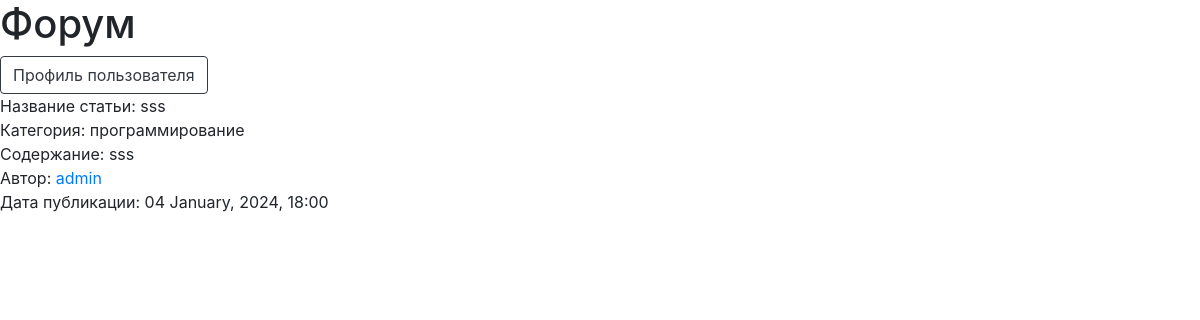
Before: / with the older database file.
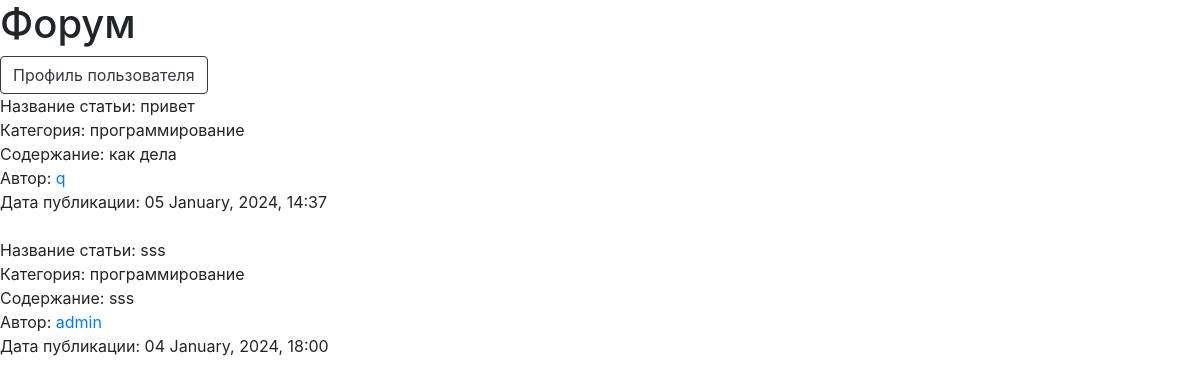
After: the same page with the newer database file.
### models.py (models this page shows)
class Base(DeclarativeBase):
    id: Mapped[int_pk]
    created_at: Mapped[datetime] = Column(DateTime, default=utcnow)

class Article(Base):
    __tablename__ = 'articles'
    name_of_article: Mapped[str]
    category: Mapped[str]
    text_of_article: Mapped[str]
    user_id: Mapped[int] = mapped_column(ForeignKey('users.id'))
    user: Mapped['User'] = relationship(back_populates='articles')
    images: Mapped[list['Image']] = relationship(
        back_populates='article',
        cascade='all'
    )

class User(Base, UserMixin):
    __tablename__ = 'users'
    username: Mapped[str]
    bio: Mapped[Optional[str]] = Column(String)
    github: Mapped[Optional[str]] = Column(String)
    telegram: Mapped[Optional[str]] = Column(String)
    avatar: Mapped[Optional[str]] = Column(String)
    email: Mapped[str]
    password: Mapped[str]
    articles: Mapped[list['Article']] = relationship(
        back_populates='user',
        cascade='all'
    )

### app.py (the view)
@app.route('/', methods=['GET'])
def main_page():
    session = SessionFactory()
    articles = upload_articles_and_categories(session)
    return render_template('forum/main_page.html', articles=articles)

### views/main_page/main_page_view.py (called while the page is built)
def upload_articles_and_categories(session):
    articles = session.query(Article).order_by(desc(Article.created_at)).all()
    return articles

### templates/forum/main_page.html (shortened to what this page needs)
<!DOCTYPE html>
<html lang="en">
<head>
    <link rel="stylesheet" href="https://stackpath.bootstrapcdn.com/bootstrap/4.3.1/css/bootstrap.min.css">
</head>
<body>
<h1>Форум</h1>
<div>
    <button onclick="window.location.href='{{ url_for('your_profile_page') }}';" type="button" class="btn btn-outline-dark">Профиль пользователя</button>
</div>
{% for article in articles %}
    <div>Название статьи: {{ article.name_of_article }}</div>
    <duv>Категория: {{ article.category }}</duv>
    <div>Содержание: {{ article.text_of_article }}</div>
    <div>Автор: <a href="{{ url_for('user_profile_page', id=article.user.id) }}">{{ article.user.username }}</a></div>
    <div>Дата публикации: {{ article.created_at.strftime('%d %B, %Y, %H:%M') }}</div>
    <br>
{% endfor %}
</body>
</html>

Changed rows visible on the page:
added Article: name_of_article "привет", category "программирование", text_of_article "как дела", user.username "q", created_at "05 January, 2024, 14:37"
